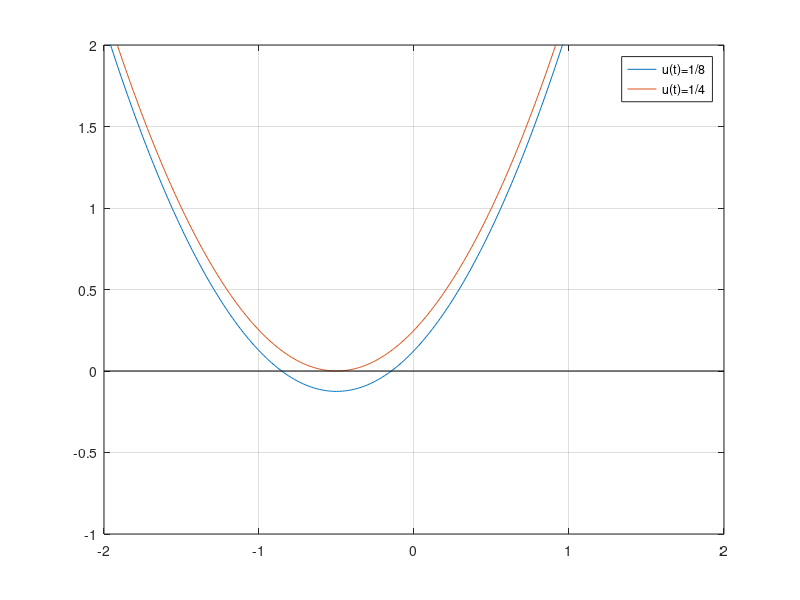
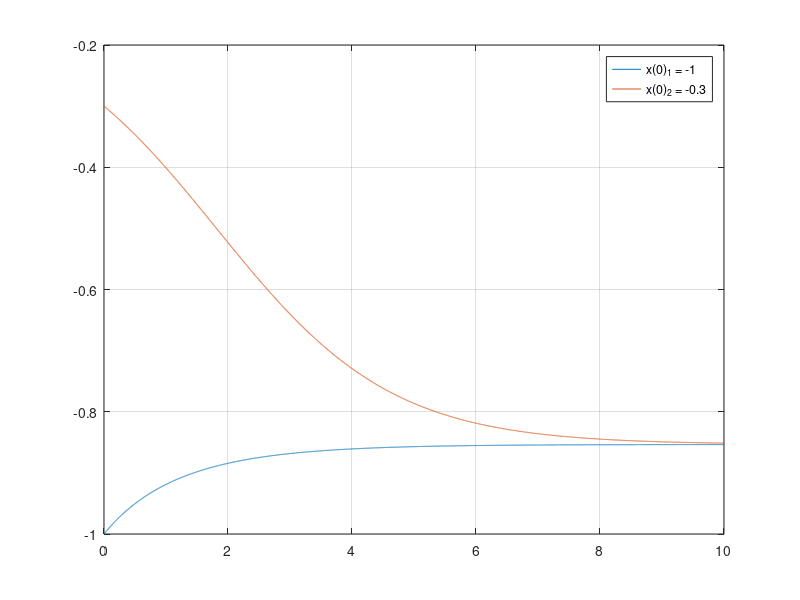

MATLAB code to generate these figures, in order:
function Esercizio2_6()
  close all
  clear all
  clc
  % Si consideri il sistema dinamico con equazione di stato
  %   xdot(t) = x(t)^2 + x(t) + u(t)
  % Si determinino le proprietà di stabilità degli stati di equilibrio del
  % sistema al variare di u(t) = ubar <= 1/4

  % Grafico il comportamento al variare di x in situazione di stabilità
  x = -2:0.01:2;
  u1 = 1/8;
  u2 = 1/4;

  y1 = x.^2 + x + u1*ones(size(x));
  y2 = x.^2 + x + u2*ones(size(x));

  plot(x,y1,x,y2)
  hold on
  axis([-2 2 -1 2])
  plot([-2 2], [0 0], 'k')
  legend('u(t)=1/8','u(t)=1/4')
  grid

  % Simulo per due condizioni di x(0) per ubar < 1/4
  % nella prima mi pongo prima del primo punto di stabilità
  % nella seconda mi pongo tra il primo e il secondo punto di stabilità
  t = 0:0.001:10;
  x0_1 = -1;
  x0_2 = -0.3;
  [T1, y11] = ode45(@sistema, t, [x0_1], u1);
  [T2, y12] = ode45(@sistema, t, [x0_2], u1);

  figure
  plot(t,y11,t,y12)
  legend('x(0)_1 = -1', 'x(0)_2 = -0.3')
  grid

endfunction

function [xp] = sistema(t, x, u)
  % Implementa il sistema
  xp = x.^2+x+u;
endfunction
